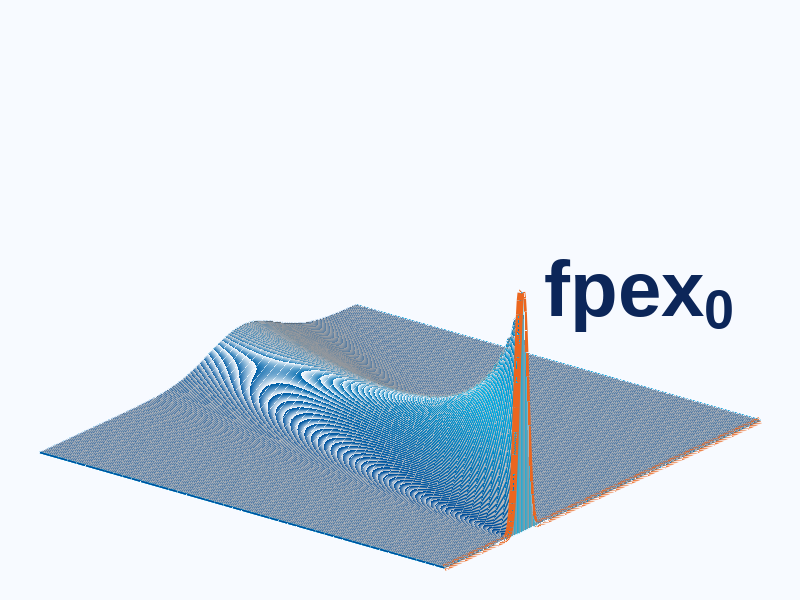

Here is the MATLAB script that generated this plot:
% fpex0_clean_tech_logo.m
% Generiert ein helles, aufregendes und hoch-professionelles 3D-Logo für fpex0
% Zeigt den De-Smearing-Effekt von rechts (verschmiert) nach links vorne (scharf)

clear; clc; close all;

% 1. Quadratische Figure mit modernem, hellem Hintergrund (Clean Tech Look)
fig = figure('Color', [0.97 0.98 1.0], 'Position',[100, 100, 800, 800]);
ax = axes('Position', [0.05, 0.05, 0.9, 0.9], 'Color', 'none');
hold(ax, 'on');

% 2. Mathematische Landschaft (Rechtsdrall für De-Smearing)
x = linspace(10, 100, 400);    % Temperatur-Analogon
beta = linspace(0, 15, 45);    % Heizrate (läuft nach hinten rechts)
[X, B] = meshgrid(x, beta);

% FPEX0-Modellierung: Vorne scharf (fpex0), hinten breit und verschoben
mu = 32 + 2.4 * B;             % Drift: Peak wandert nach rechts
sigma = 1.3 + 0.55 * B;        % Diffusion: Peak wird breiter
amplitude = 135 ./ (sigma);    % Vorne hoch, hinten flach

Z = amplitude .* exp(-((X - mu).^2) ./ (2 * sigma.^2));

% 3. Plotting: Transluzente Oberfläche mit feinen Gitterlinien
% Wir nutzen 'meshz' für einen architektonischen, technischen Look ("Vorhang-Effekt")
h_mesh = meshz(ax, X, B, Z);
set(h_mesh, 'EdgeColor', 'interp', 'FaceColor', [0.95 0.97 1.0], ...
            'FaceAlpha', 0.6, 'LineWidth', 1.1);

% Den FPEX0-Zielpeak (Heizrate = 0) im Vordergrund als "Hero-Element" betonen (Kräftiges Orange)
plot3(ax, x, zeros(size(x)), Z(1,:), 'Color', [0.92 0.40 0.12], 'LineWidth', 5);

% 4. Helles Farb- und Lichtdesign
% Farbverlauf von tiefem Universitäts-Blau über Türkis zu hellem Cyan
clean_map = [
    linspace(0.0, 0.0, 128)', linspace(0.3, 0.7, 128)', linspace(0.6, 0.9, 128)';
    linspace(0.0, 0.0, 127)', linspace(0.7, 0.4, 127)', linspace(0.9, 0.7, 127)'
];
colormap(ax, clean_map);

% Perfekt ausgeleuchtete 3D-Vektorgrafik-Optik
view(ax, -52, 34);               % Blickwinkel fluchtend nach rechts hinten
camlight('left');
lighting('flat');                % Flachere Schattierung für den "Clean Graphic" Stil

% 5. Modernes, serifenloses Text-Branding
% Edel und klar über der Landschaft schwebend
text(ax, 35, -4, max(Z(:))*1.1, 'fpex_{0}', 'FontSize', 56, 'FontWeight', 'bold', ...
     'Color', [0.05 0.15 0.35], 'FontName', 'Arial', 'HorizontalAlignment', 'center');

% 6. Clean-up für den perfekten Icon-Export
axis(ax, 'tight');
zlim([-1 max(Z(:))*1.15]);
axis(ax, 'off');
set(fig, 'InvertHardcopy', 'off');

% 7. Als hochauflösendes Bild speichern
% exportgraphics(fig, 'fpex0_clean_logo.png', 'Resolution', 300);
disp('Das helle Clean-Tech 3D-Logo wurde als fpex0_clean_logo.png gespeichert!');
